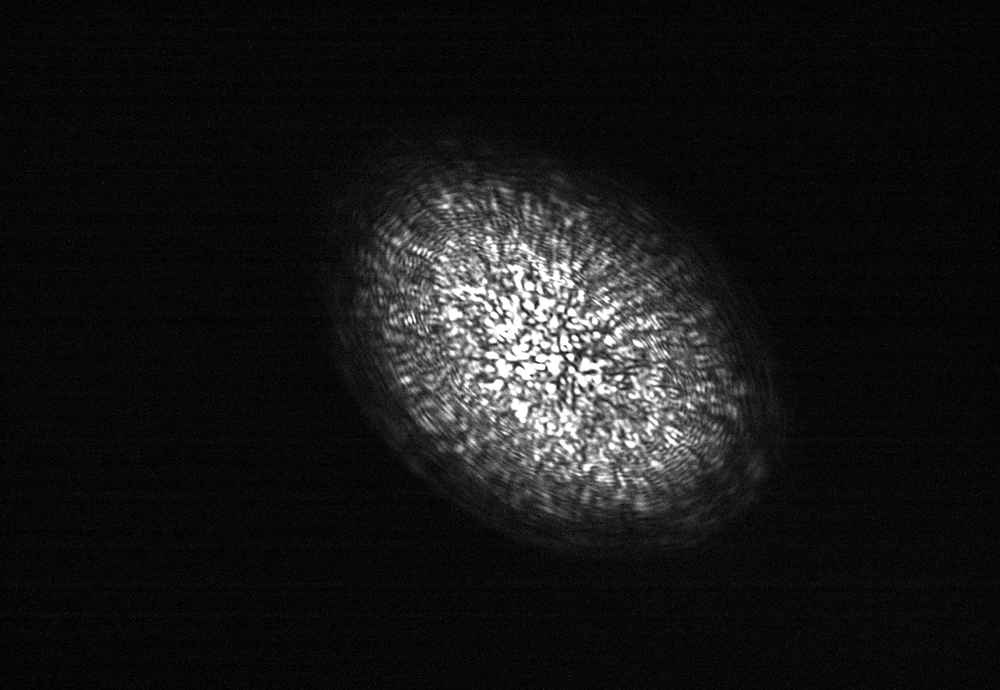
#> input picture Near_Field_Analysis/Exploratory_Code/Old_Near_Field_Edge_Contours/Images/20220310 1128 Far Field.png, 1000 x 690 px, shrunk from 1600 x 1104 before the run
$ python near_field_edge_contours.py
#> lines starting #> are read from the running program, lines starting #| are printed output that depends on the picture; after the words box and inside, x2 and y2 are one past the last pixel; in counts of white or black regions, pixels touching at a corner belong together
#> further down, img is the input picture: shape (690, 1000); min 0, max 255, mean 23.1
#Matthew Leung
#Code last updated: March 14, 2022
"""
This script finds the contour bounding the face of a circular fiber,
(in a near field image) and fits an ellipse to it. This script was designed for
circular fibers.

Can also be used for a far field image, but the resulting contour will
not enclose the entire shape since the far field image does not have sharp
edges. But this script can provide a good measure of eccentricity of the
image in the far field.

Procedure:
    1) Gaussian blur the image to smooth out noise
    2) Threshold the image using Otsu's Method
    3) Find contours of thresholded image
    4) Fit an ellipse to each contour
    5) Find the eccentricity and area of each ellipse
    6) Find the ellipse with the largest area, and take that as the ellipse
       which encloses the circular fiber face

THIS PROCEDURE IS OLD AND ONLY WORKS WELL FOR NEAR FIELD CIRCULAR FIBERS.
FOR FAR FIELD, ONLY USE IT TO DETERMINE THE ECCENTRICITY, AND NOT TO FIND THE
CONTOUR BOUNDING THE FIBER IMAGE.
"""

import os
import numpy as np
import matplotlib.pyplot as plt
import matplotlib.patches as patches
import cv2 as cv
import scipy.ndimage
import warnings
import time

# [7 lines left out: function find_time_taken, not called in this run]


#######################################################################################

def otsu_method(img, bit_depth=8):
    """
    Otsu's Method, modified from
    https://docs.opencv.org/4.x/d7/d4d/tutorial_py_thresholding.html
    to allow for bit depths other than just 8 bit
    """
#> called with bit_depth = 8
    blur = img
    tot_bins = int(2**bit_depth)

    # find normalized_histogram, and its cumulative distribution function
    hist = cv.calcHist([blur],[0],None,[tot_bins],[0,tot_bins])
#> hist = 256 values, max 55645 at index 6, min 93 at index 231, mean 2695.3
    hist_norm = hist.ravel()/hist.sum()
#> hist_norm = 256 values, max 0.0806 at index 6, min 0.000135 at index 231, mean 0.00391
    Q = hist_norm.cumsum()
#> Q = 256 values from 0.0113 to 1
    bins = np.arange(tot_bins)
    fn_min = np.inf
    thresh = -1
    for i in range(1,tot_bins):
        p1,p2 = np.hsplit(hist_norm,[i]) # probabilities
        q1,q2 = Q[i],Q[tot_bins-1]-Q[i] # cum sum of classes
        if q1 < 1e-6 or q2 < 1e-6:
            continue
        b1,b2 = np.hsplit(bins,[i]) # weights
        # finding means and variances
        m1,m2 = np.sum(p1*b1)/q1, np.sum(p2*b2)/q2
        v1,v2 = np.sum(((b1-m1)**2)*p1)/q1,np.sum(((b2-m2)**2)*p2)/q2
        # calculates the minimization function
        fn = v1*q1 + v2*q2
        if fn < fn_min:
            fn_min = fn
            thresh = i
#> this loop made 255 passes
#> (p1, q1, q2, m1, m2, v1, v2, fn) on passes 1 to 6: ([0.0113], 0.0307, 0.969, 0, 23.79, 0, 1876.3, 1818.6), ([0.0113, 0.0194], 0.0642, 0.936, 0.303, 24.62, 0.163, 1933.3, 1809.2), ([0.0113, 0.0194, 0.0335], 0.113, 0.887, 0.763, 25.9, 0.52, 2022.6, 1793.9), ([0.0113, 0.0194, 0.0335, 0.0489], 0.176, 0.824, 1.33, 27.69, 0.991, 2149.3, 1771.7), ([0.0113, 0.0194, 0.0335, 0.0489, 0.0626], 0.249, 0.751, 1.94, 30.08, 1.53, 2321.3, 1742.6), ([0.0113, 0.0194, 0.0335, 0.0489, 0.0626, 0.0737], 0.33, 0.67, 2.58, 33.15, 2.12, 2545.5, 1705.9)
#> (q1, q2, m1, m2, v1, v2, fn, fn_min) on passes 8 to 13: (0.488, 0.512, 3.9, 41.3, 3.52, 3129.3, 1605, 1605), (0.558, 0.442, 4.5, 46.53, 4.38, 3484.4, 1540.9, 1540.9), (0.62, 0.38, 5.09, 52.32, 5.36, 3839.3, 1464.1, 1464.1), (0.67, 0.33, 5.62, 58.4, 6.45, 4155.4, 1377.4, 1377.4), (0.71, 0.29, 6.08, 64.56, 7.61, 4408.2, 1285.3, 1285.3), (0.74, 0.259, 6.48, 70.38, 8.83, 4564.9, 1191.1, 1191.1)
#> after the loop, fn_min = 411.7; thresh = 80
    return thresh

#######################################################################################

def verify_ellipse_fit_integrity(ellipse):
    """
    Verify if ellipse fit makes sense. Return False if any of the fitted
    parameters are NaN or +/- infinity. Else return True.
    """
    center, axes, angle = ellipse
    if np.any(np.isnan(center)) or np.any(np.isnan(axes)) or np.isnan(angle):
        return False #there are NaN values
    if np.any(np.isinf(center)) or np.any(np.isinf(axes)) or np.isinf(angle):
        return False #there are np.inf values
    return True

def process_contours_ellipse_output(ellipse):
    """
    This function unpacks the values returned by cv.fitEllipse, and also
    calculates the area and eccentricity of the fitted ellipse
    Ellipse equation: (x-x0)^2/a^2 + (y-y0)^2/b^2 = 1
    INPUTS:
        ::tuple:: ellipse
    """
    center, axes, angle = ellipse
    """
    ellipse is a tuple: (center, axes, angle)
        ::tuple:: center #Center of the ellipse.
        ::tuple:: axes	 #Half of the size of the ellipse main axes. [not true, it's not half]
        ::float:: angle	 #Ellipse rotation angle in degrees.
    """
    x0 = center[0] #center x value
    y0 = center[1] #center y value
    a_double = axes[0] #twice the value of a
    b_double = axes[1] #twice the value of b

    if a_double <= 0 or b_double <= 0:
        warnings.warn("a = 0 or b = 0")
        return None

    area = np.pi * a_double/2 * b_double/2 #area of the ellipse

    #Find the eccentricity^2 of the ellipse
    if a_double > b_double:
        eccentricity2 = 1 - b_double**2/a_double**2
    else:
        eccentricity2 = 1 - a_double**2/b_double**2

    return x0, y0, a_double, b_double, angle, area, eccentricity2

def find_edge_contours_ellipses(img, bit_depth=8, use_cv_otsu=False, verbosity=0):
    """
    Fits an ellipse to the image. Finds the largest ellipse.
    Returns None if there's an error.
    Steps:
        1) Apply Gaussian blurring to smooth out the image
        2) Apply Otsu's Method to threshold the smoothed image
        3) Find contours in thresholded image
        4) For each contour, fit an ellipse to it
        5) Find the largest ellipse
    INPUTS:
        ::np.ndarray:: img      #Input image
        ::int:: bit_depth       #Bit depth (e.g. 8 or 12)
        ::boolean:: use_cv_otsu #Whether or not to use OpenCV's Otsu Binarization
        ::int:: verbosity       #Amount of details to plot/print
    OUTPUTS:
        ::list of np.ndarray:: valid_contours
        ::list of tuple:: valid_ellipses
        ::list of list:: processed_ellipses
        ::int:: max_area_index
    """
    #Some resources:
    #https://docs.opencv.org/3.4/d4/d73/tutorial_py_contours_begin.html
    #https://opencv24-python-tutorials.readthedocs.io/en/latest/py_tutorials/py_imgproc/py_contours/py_contour_features/py_contour_features.html
    #https://docs.opencv.org/4.x/d7/d4d/tutorial_py_thresholding.html
    #https://stackoverflow.com/questions/38530899/python-fit-ellipse-to-an-image

    #Gaussian blur the image to smooth out noise
    blurred_img = cv.GaussianBlur(img, (5, 5), 0)
    if verbosity >= 3: #Plot histogram of blurred_img
        plt.figure()
        plt.imshow(blurred_img)
        plt.title('Blurred image')
        plt.show()

        plt.figure()
        plt.hist(blurred_img.ravel(), 256)
        plt.title('Histogram of Gaussian blurred image')
        plt.xlabel('Pixel Value')
        plt.ylabel('Frequency')
        plt.show()

    #Threshold the image using Otsu's Method
    #https://en.wikipedia.org/wiki/Otsu%27s_method
    if use_cv_otsu == True and bit_depth == 8:
        #Use the OpenCV implementation, which only works for 8 bit
        _, thresh = cv.threshold(blurred_img, 0, 255, cv.THRESH_BINARY+cv.THRESH_OTSU)
    else:
        otsu_thresh_val = otsu_method(img, bit_depth=bit_depth)
#> otsu_thresh_val = 80
        _, thresh = cv.threshold(blurred_img, otsu_thresh_val, bit_depth**2-1, cv.THRESH_BINARY)
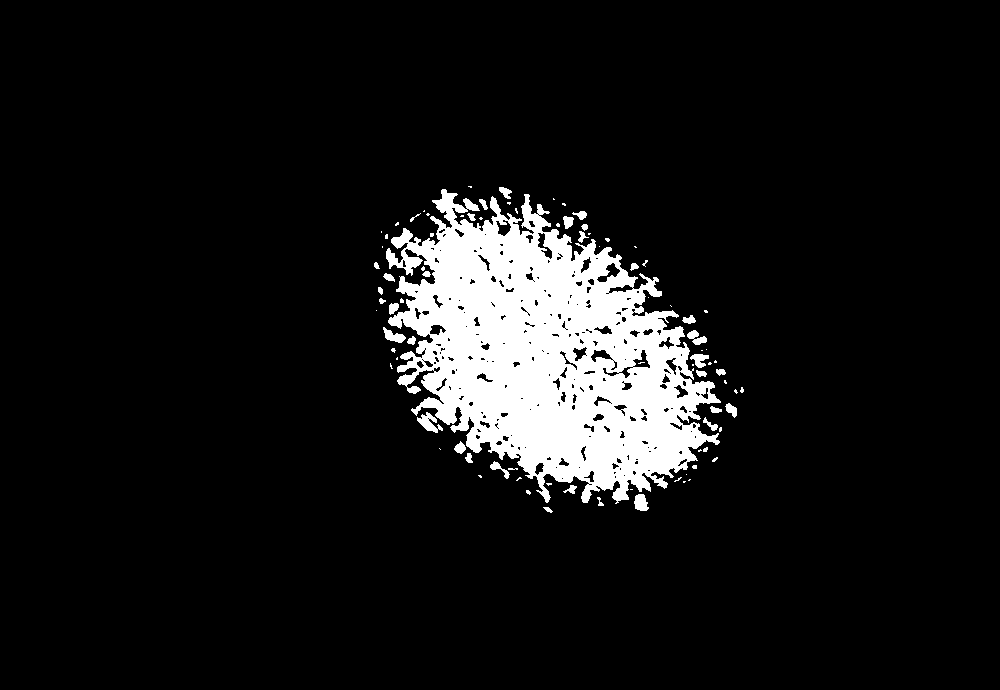
#> thresh: shape (690, 1000); values 0 (black) and 63 (white), 8.8% white; 88 white regions (54 under 20 px)
        if verbosity >= 3: print("Threshold from Otsu's Method is {}".format(otsu_thresh_val))
    if verbosity >= 3:
        plt.figure()
        plt.imshow(thresh)
        plt.title("Thresholded blurred image using Otsu's Method")
        plt.show()

    #If needed, convert binary image to 8 bit
    if bit_depth != 8:
        thresh = (thresh / (bit_depth**2-1) * (2**8-1)).astype('uint8')

    #Fill the thresholded image, and then apply contours afterwards
    #Don't do this because it's actually slower
    #filled_binary_img = scipy.ndimage.morphology.binary_fill_holes(thresh)
    #thresh = filled_binary_img.astype(np.uint8) * 255

    #Find contours of thresholded image
    contours, hierarchy = cv.findContours(thresh, cv.RETR_TREE, cv.CHAIN_APPROX_SIMPLE)
#> contours = 333 contours, 222 with area under 20; largest, box (x1, y1, x2, y2) and area: (386, 189, 721, 504) 60350, (417, 412, 443, 433) 209, (596, 262, 621, 283) 202, (537, 232, 553, 260) 182, (632, 349, 651, 369) 176
    if len(contours) == 0:
        warnings.warn("No contours were found")
        return None

    ellipses = [] #list which stores the parameters of the fitted ellipses
    fitted_contours = []
    for cnt_points in contours:
        #cnt_points is a np.ndarray consisting of points in a contour
        if cnt_points.shape[0] >= 5: #Must have at least 5 points to fit ellipse
            ellipse = cv.fitEllipse(cnt_points) #fit ellipse to contour
            """
            ellipse is a tuple: (center, axes, angle)
                ::tuple:: center #Center of the ellipse.
                ::tuple:: axes	 #Half of the size of the ellipse main axes. [not true, it's not half]
                ::float:: angle	 #Ellipse rotation angle in degrees.
            """
            if verify_ellipse_fit_integrity(ellipse) == True:
                ellipses += [ellipse]
            fitted_contours += [cnt_points]
#> this loop made 333 passes
#> (center in verify_ellipse_fit_integrity, axes in verify_ellipse_fit_integrity, angle in verify_ellipse_fit_integrity) on passes 2, 3, 4, 6, 7, 10: ((599.8, 502.4), (4.94, 11.14), 156.6), ((640.6, 502.7), (12.56, 18.88), 163), ((527.9, 491.7), (3.06, 5.29), 129.3), ((570.4, 489.5), (7.67, 12.77), 64.49), ((548.3, 483.6), (2.37, 5.41), 85.64), ((677.7, 479), (1.76, 7.67), 61.56)
#> (angle in verify_ellipse_fit_integrity, ellipses) on pass 1: (117.5, [((547.5, 509), (3.98, 10.05), 117.5)])
    if len(ellipses) == 0:
        warnings.warn("There were no valid fitted ellipses")
        return None

    processed_ellipses = [] #list of ellipse parameters
    valid_contours = []
    valid_ellipses = []
    for i in range(0,len(ellipses),1):
        ellipse = ellipses[i]
        r = process_contours_ellipse_output(ellipse)
        if r is not None: #valid ellipse parameters
            processed_ellipses += [r]
            valid_contours += [fitted_contours[i]]
            valid_ellipses += [ellipse]
    processed_ellipses_np = np.array(processed_ellipses)
    max_positions = np.argmax(processed_ellipses_np, axis=0)
    max_area_index = max_positions[5] #recall area column has index of 5
    largest_ellipse = valid_ellipses[max_area_index]

    if verbosity >= 2:
        plt.figure()
        plt.imshow(img)
        for vals in processed_ellipses:
            x0, y0, a_double, b_double, angle, area, eccentricity2 = vals
            ell = patches.Ellipse((x0, y0), a_double, b_double, angle, linewidth=1, edgecolor='r', facecolor='none')
            plt.gca().add_patch(ell)
        plt.title('All fitted ellipses')
        plt.show()

    if verbosity >= 1:
        x0, y0, a_double, b_double, angle, area, eccentricity2 = largest_ellipse
        plt.figure()
        plt.imshow(img)
        ell = patches.Ellipse((x0, y0), a_double, b_double, angle, linewidth=1, edgecolor='r', facecolor='none')
        plt.gca().add_patch(ell)
        plt.title('Largest fitted ellipse')
        plt.show()

    return valid_contours, valid_ellipses, processed_ellipses, max_area_index

#######################################################################################

# [31 lines left out: functions find_ellipse_major_axis_lines_points, find_ellipse_minor_axis_lines_points, not called in this run]

def plot_ellipse(img, largest_ellipse, plot_orig_img=False):
    """
    Plot largest_ellipse over img
    INPUTS:
        ::np.ndarray:: img
        ::list:: largest_ellipse
        ::boolean:: plot_orig_img
    """
    if plot_orig_img == True: #plot the original image alone
        plt.figure(dpi=150)
        plt.imshow(img, cmap='gray')
        plt.show()

    x0, y0, a_double, b_double, angle, area, eccentricity2 = largest_ellipse

    plt.figure(dpi=150)
    plt.imshow(img, cmap='gray')
    plt.scatter(x0, y0, marker='o', s=20, color='r') #show center of ellipse

    #Plot the ellipse
#> (the run stopped early here; a loop or call above may not have finished)

$ run again, with Near_Field_Analysis/Exploratory_Code/Old_Near_Field_Edge_Contours/Images/220301_1626 NF of 200um Fiber, Laser Source.jpg saved as Near_Field_Analysis/Exploratory_Code/Old_Near_Field_Edge_Contours/Images/20220310 1128 Far Field.png
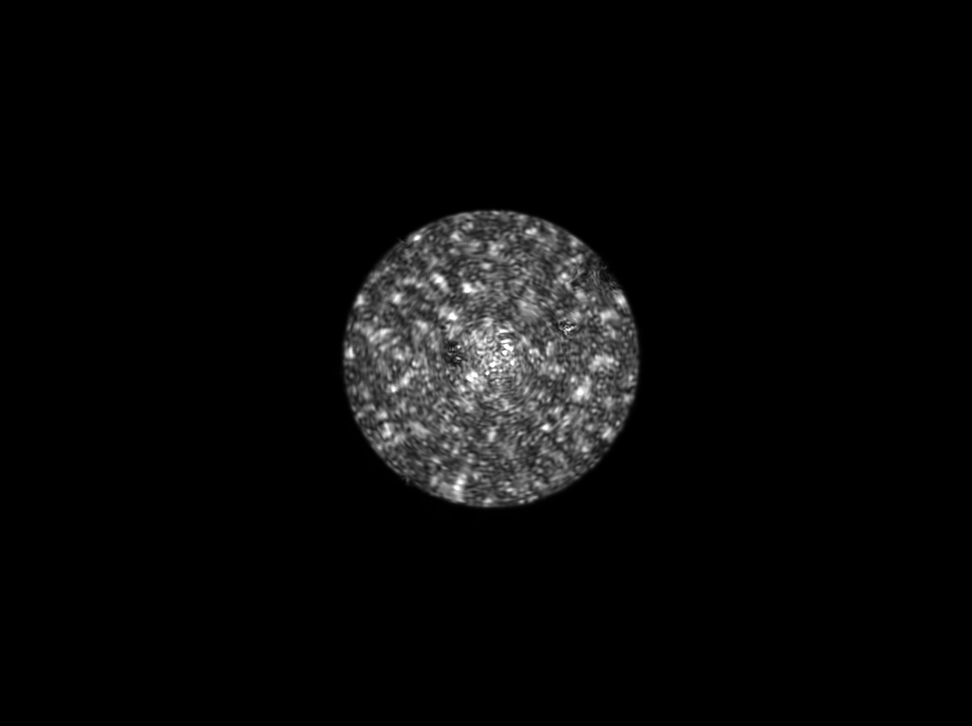
#> input picture Near_Field_Analysis/Exploratory_Code/Old_Near_Field_Edge_Contours/Images/220301_1626 NF of 200um Fiber, Laser Source.jpg, 972 x 726 px, shrunk from 1392 x 1040 before the run
#> img is the input picture: shape (726, 972); min 0, max 255, mean 9.3
#> hist = 256 values, max 630809 at index 0, min 7 at index 250, mean 2756.5
#> hist_norm = 256 values, max 0.894 at index 0, min 9.92e-06 at index 250, mean 0.00391
#> Q = 256 values from 0.894 to 1
#> the loop in otsu_method, `for i in range(1,tot_bins):` made 255 passes
#> (p1, q1, q2, m1, m2, v1, v2, fn) on passes 1 to 4: ([0.894], 0.897, 0.103, 0, 90.23, 0, 2106.2, 216.9), ([0.894, 0.00311], 0.898, 0.102, 0.00347, 90.99, 0.00345, 1882.5, 192.2), ([0.894, 0.00311, 0.000891], 0.898, 0.102, 0.00545, 91.41, 0.0074, 1822.2, 185.1), ([0.894, 0.00311, 0.000891, 0.000487], 0.899, 0.101, 0.00707, 91.74, 0.0123, 1791.5, 181.3)
#> after the loop in otsu_method, `for i in range(1,tot_bins):`: fn_min = 146.5; thresh = 51
#> in find_edge_contours_ellipses, `_, thresh = cv.threshold(blurred_img, otsu_thresh_val, bit_depth**2-1,..`:
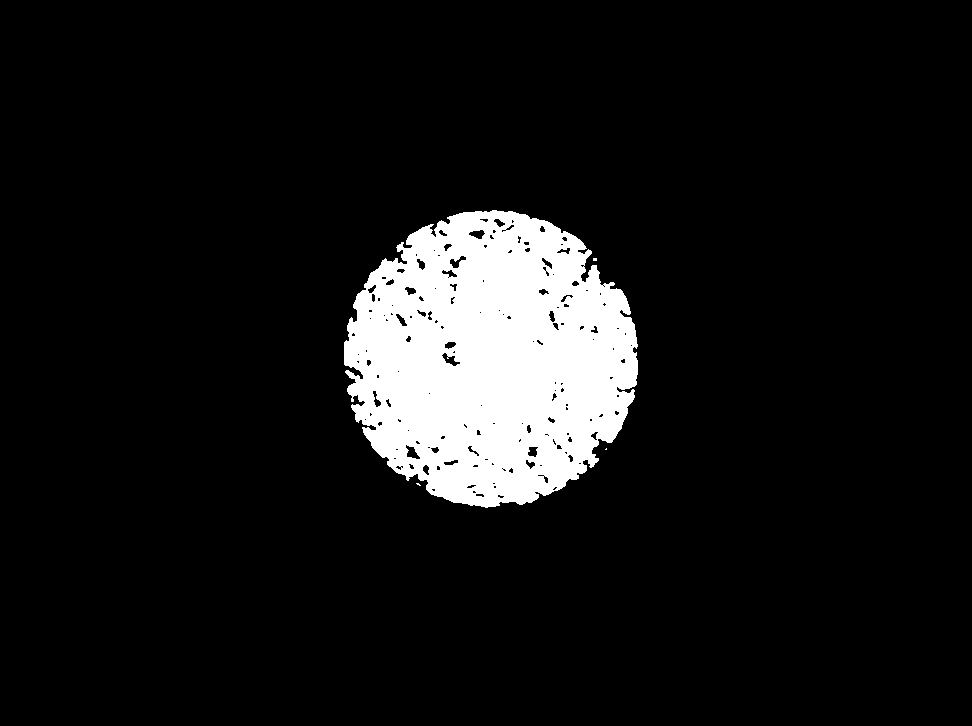
#> thresh: shape (726, 972); values 0 (black) and 63 (white), 9.1% white; 4 white regions (3 under 20 px)
#> contours = 168 contours, 107 with area under 20; largest, box (x1, y1, x2, y2) and area: (344, 210, 638, 508) 65823, (405, 444, 421, 460) 124, (441, 352, 461, 367) 122, (449, 255, 467, 269) 108, (468, 229, 486, 240) 107
#> the loop in find_edge_contours_ellipses, `for cnt_points in contours:` made 168 passes
#> (center in verify_ellipse_fit_integrity, axes in verify_ellipse_fit_integrity, angle in verify_ellipse_fit_integrity) on passes 4 to 11: ((490.3, 359.2), (283.4, 291.1), 168.1), ((500.6, 496.1), (3.69, 7.73), 104.8), ((479.5, 494.8), (4.67, 9.36), 97.22), ((473.9, 491.6), (3.25, 4.15), 99.01), ((433.1, 489.4), (3.25, 4.15), 99.01), ((554.5, 488), (3.41, 5.51), 58.28), ((494.5, 486.5), (3.16, 3.16), 0), ((470.8, 486), (3.57, 10.2), 72.92)
#> the loop in find_edge_contours_ellipses, `for i in range(0,len(ellipses),1):` made 140 passes
